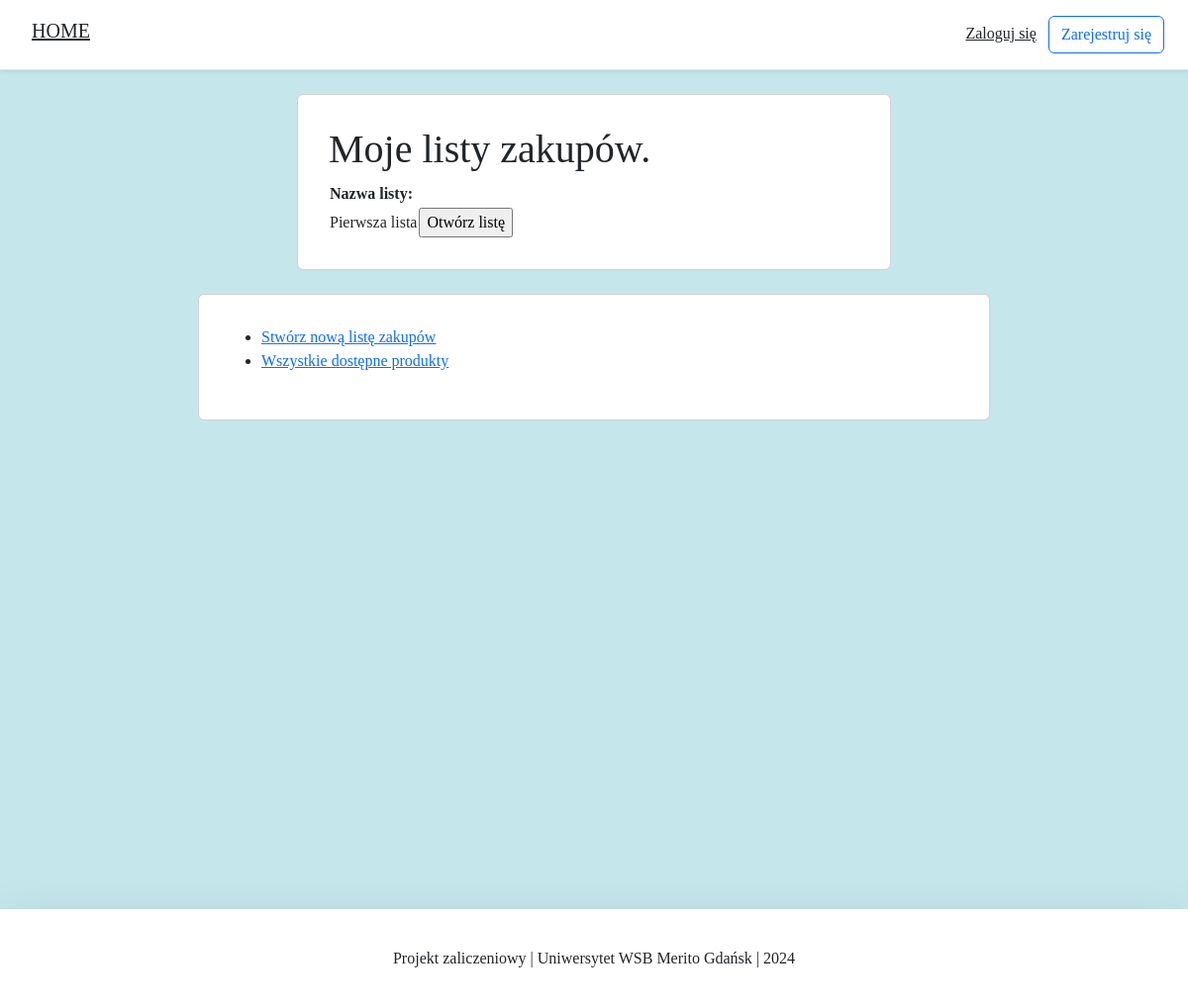
The page /shopping_list/ on the database as committed earlier.
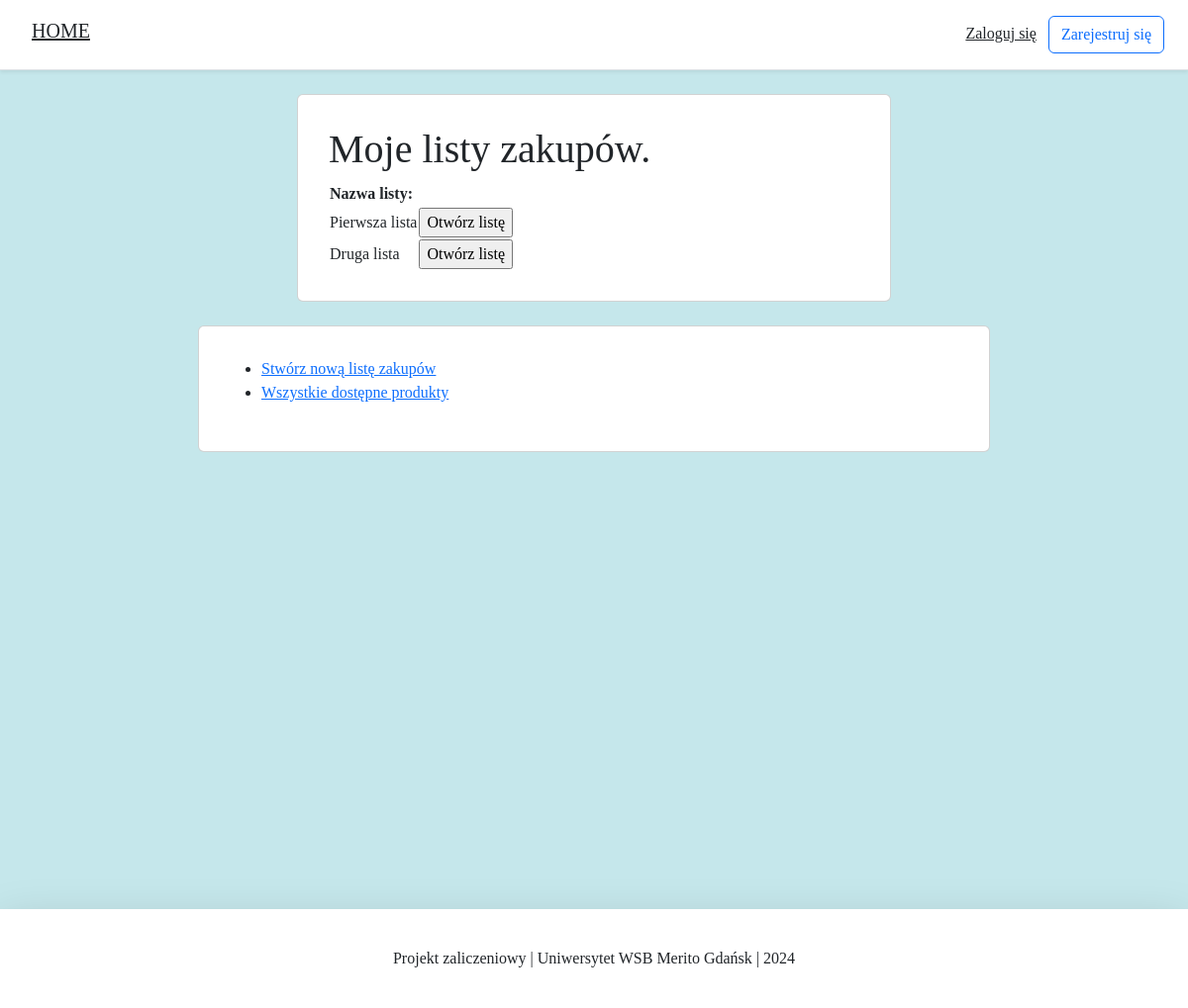
The same page on the database as committed later.
### products/models.py (models this page shows, shortened)
class ShoppingLists(models.Model):
    lists_name = models.CharField(max_length=30, verbose_name="Nazwa listy")
    products = models.ManyToManyField(Products, verbose_name="Produkty")
    class Meta:
        verbose_name_plural = "Listy zakupów"

### products/views.py (the view)
# urls.py: path('shopping_list/', ShoppingListView.as_view(), name='shopping_list'),
class ShoppingListView(ListView):
    model = ShoppingLists
    template_name = 'all_shopping_lists.html'
    context_object_name = 'my_shopping_lists'

### products/templates/all_shopping_lists.html (shortened to what this page needs)
{% extends 'base.html' %}
{% load static %}
{% block content %}
<body>
<div class="container">
    <div class="row justify-content-center">
        <div class="card card-signin">
            <div class="card-body">
                <h1>Moje listy zakupów.</h1>
                <table>
                    <tr>
                        <th>Nazwa listy:</th>
                    </tr>
                    {% for x in my_shopping_lists %}
                        <tr>
                            <td>{{ x.lists_name }}</td>
                            <td>
                                <form action="{% url 'details' x.id %}">
                                    <input type="submit" value="Otwórz listę">
                                </form>
                            </td>
                        </tr>
                    {% endfor %}
                </table>
            </div>
        </div>
    </div>
</div>
<div class="container mt-4">
    <div class="row justify-content-center">
        <div class="card card-navigate">
            <div class="card-body">
                <ul>
                    <li><a href="{% url 'create' %}">Stwórz nową listę zakupów</a></li>
                    <li><a href="{% url 'products' %}">Wszystkie dostępne produkty</a></li>
                </ul>
            </div>
        </div>
    </div>
</div>
</body>
{% endblock content %}

Rows that differ between the two databases and show on the page:
added ShoppingLists: lists_name "Druga lista"
